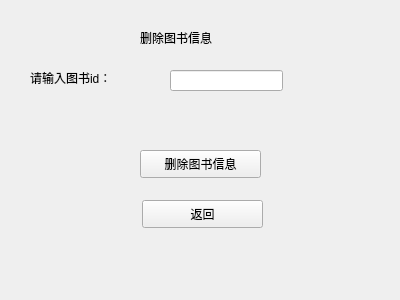
<?xml version="1.0" encoding="UTF-8"?>
<ui version="4.0">
 <class>del_book</class>
 <widget class="QWidget" name="del_book">
  <property name="geometry">
   <rect>
    <x>0</x>
    <y>0</y>
    <width>400</width>
    <height>300</height>
   </rect>
  </property>
  <property name="windowTitle">
   <string>Form</string>
  </property>
  <widget class="QLabel" name="label">
   <property name="geometry">
    <rect>
     <x>140</x>
     <y>30</y>
     <width>131</width>
     <height>16</height>
    </rect>
   </property>
   <property name="text">
    <string>删除图书信息</string>
   </property>
  </widget>
  <widget class="QLabel" name="label_2">
   <property name="geometry">
    <rect>
     <x>30</x>
     <y>70</y>
     <width>111</width>
     <height>16</height>
    </rect>
   </property>
   <property name="text">
    <string>请输入图书id：</string>
   </property>
  </widget>
  <widget class="QLineEdit" name="del_input">
   <property name="geometry">
    <rect>
     <x>170</x>
     <y>70</y>
     <width>113</width>
     <height>21</height>
    </rect>
   </property>
  </widget>
  <widget class="QPushButton" name="del_book_botton">
   <property name="geometry">
    <rect>
     <x>140</x>
     <y>150</y>
     <width>121</width>
     <height>28</height>
    </rect>
   </property>
   <property name="text">
    <string>删除图书信息</string>
   </property>
  </widget>
  <widget class="QPushButton" name="pushButton">
   <property name="geometry">
    <rect>
     <x>142</x>
     <y>200</y>
     <width>121</width>
     <height>28</height>
    </rect>
   </property>
   <property name="text">
    <string>返回</string>
   </property>
  </widget>
 </widget>
 <resources/>
 <connections/>
</ui>
